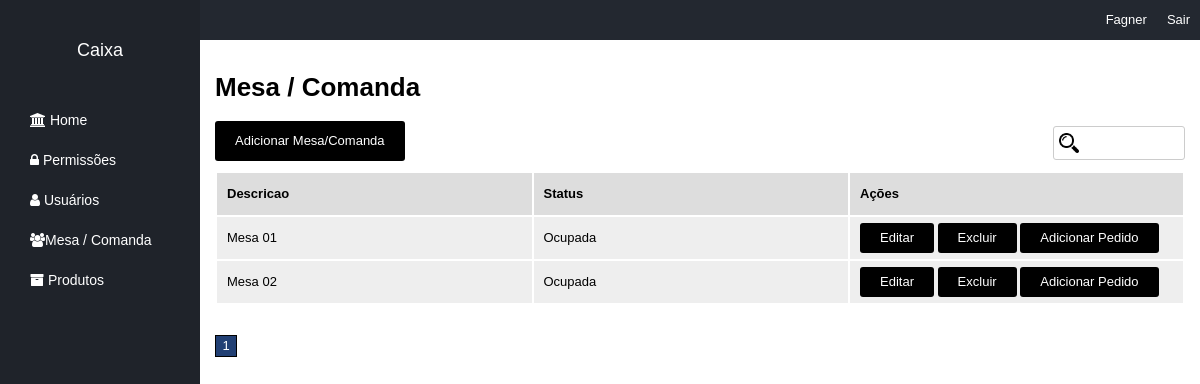
Screenshot of /mesa (signed in) with the database file from the repository.
### tables this page shows
CREATE TABLE `tbmesa` (
  `idtbmesa` int(10) UNSIGNED NOT NULL,
  `idtbsituacaomesa` int(10) UNSIGNED NOT NULL,
  `descricao` varchar(255) DEFAULT NULL
);

CREATE TABLE `tbsituacaomesa` (
  `idtbsituacaomesa` int(10) UNSIGNED NOT NULL,
  `descricao` varchar(255) DEFAULT NULL
);

### core/controller.php (called while the page is built, shortened)
<?php
class controller{
public function loadTemplate($viewName, $viewData = array()){
        include 'views/templates.php';
}
public function loadViewInTemplate($viewName, $viewData = array()){
    extract($viewData);
    include 'views/'.$viewName.'.php';
}
}
?>

### controllers/mesaController.php (called while the page is built, shortened)
<?php
class mesaController extends controller {
    public function index() {
        $data = array();
        $u = new Users();
        $u->setLoggedUser();
        $funcao = new Funcao($u->getFuncao());
        $data['usuarioFuncao'] = $funcao->getDescricao();
        $data['usuarioNome'] = $u->getNome();
            $mesa = new Mesa();
            $data["p"]=1;
             $offset = (10 *($data["p"]-1));
            $data['mesa_list'] = $mesa->getList($offset);
            $data['mesa_count'] = $mesa->getCount();
            $data['m_count']= ceil($data['mesa_count']/5);
            $this->loadTemplate('mesa', $data);
    }
}

### core/core.php (called while the page is built, shortened)
<?php
class Core{
   public function run(){
       $url = explode('index.php', $_SERVER['PHP_SELF']);
       $url = end($url);
       $params = array();
       if(!empty($url)){
          $url = explode('/', $url);
          array_shift($url);
          array_shift($url);
          if(isset($url[0])){
            $currentAction = $url[0];
            array_shift($url);
          }else{
            $currentAction = 'index';
          }
       }else{
           $currentController = 'homeController';
           $currentAction = 'index';
       }
       $c = new $currentController();
       call_user_func_array(array($c, $currentAction), $params);
   }
}

### index.php (called while the page is built, shortened)
<?php
include 'config.php';
$core = new Core();
$core->run();
?>

### core/model.php (called while the page is built, shortened)
<?php
class model {
public function __construct(){
    global $config;
    $this->db = new PDO("mysql:dbname=".$config['dbname'].';host='.$config['host'],$config['dbuser'], $config['dbpass']);
}
}
?>

### config.php (called while the page is built, shortened)
<?php
$config = array();
if(ENVIRONMENT == "development"){
  $config["host"] = "localhost";
  $config["dbname"] = "bdsushi";
  $config["dbuser"]  = "root";
  $config["dbpass"] = "";
}else{
  $config["host"] = "localhost";
  $config["dbname"] = "bdsushi";
  $config["dbuser"]  = "root";
  $config["dbpass"] = "";
}

### models/Mesa.php (called while the page is built, shortened)
<?php
Class Mesa extends model{
     public function getList($offset) {
        $data = array();
        $sql = $this->db->prepare("SELECT tbmesa.idtbmesa idtbmesa, tbmesa.descricao descricao, "
                . "tbsituacaomesa.idtbsituacaomesa idtbsituacaomesa, tbsituacaomesa.descricao AS status "
                . "FROM tbmesa INNER JOIN tbsituacaomesa ON tbsituacaomesa.idtbsituacaomesa = tbmesa.idtbsituacaomesa  LIMIT $offset, 10");
        $sql->execute();
        if ($sql->rowCount() > 0) {
            $data = $sql->fetchAll();
        }
        return $data;
    }
}
?>

### models/Users.php (called while the page is built, shortened)
<?php
class Users extends model {
    private $userInfo;
    public function setLoggedUser() {
        if (isset($_SESSION["ccUser"]) && !empty($_SESSION["ccUser"])) {
            $idtbusuario = $_SESSION["ccUser"];
            $sql = $this->db->prepare("SELECT tbpessoa.nome, tbfuncao.idtbfuncao, tbusuario.idtbusuario FROM tbusuario INNER JOIN tbpessoa ON tbusuario.idtbpessoa = tbpessoa.idtbpessoa INNER JOIN tbfuncao on tbfuncao.idtbpessoa = tbpessoa.idtbpessoa WHERE tbusuario.idtbusuario = :idtbusuario");
            $sql->bindValue(":idtbusuario", $idtbusuario);
            $sql->execute();
            if ($sql->rowCount() > 0) {
                $this->userInfo = $sql->fetch();
            }
        }
    }
    public function getFuncao() {
        if (isset($this->userInfo['idtbfuncao'])) {
            return $this->userInfo['idtbfuncao'];
        } else {
            return 0;
    }}
    public function getNome() {
        if (isset($this->userInfo['nome'])) {
            return $this->userInfo['nome'];
        } else {
            return '';
        }
    }
}
?>

### models/Funcao.php (called while the page is built, shortened)
<?php
class Funcao extends model{
    private $funcaoInfo;
    public function __construct($idtbfuncao){
        $sql = $this->db->prepare("SELECT * FROM tbfuncao WHERE idtbfuncao = :idtbfuncao");
        $sql->bindValue(":idtbfuncao", $idtbfuncao);
        $sql->execute();
        if($sql->rowCount() > 0){
        $this->funcaoInfo  = $sql->fetch();
        }
    }
    public function getDescricao() {
        if(isset($this->funcaoInfo['descricao'])){
            return $this->funcaoInfo['descricao'];
        }else{
            return '';
        }
    }
}

### views/mesa.php (the view, shortened to what this page needs)
<h1>Mesa / Comanda</h1>
    <div class="button"><a href="<?= BASE_URL ?>/mesa/add"> Adicionar Mesa/Comanda</a></div>
    <input type="text" id="busca" data-type="search_mesa"/>
<table border="0" width="100%">
    <thead>
        <tr>
            <th>Descricao</th>
            <th>Status</th>
            <th>Ações</th>
        </tr>
    </thead>
<tbody>
        <?php foreach ($mesa_list as $i) { ?>
            <tr>
                <td width="150"><?= $i['descricao'] ?></td>
                <td width="150"><?= $i['status']?> </td>
                <td width="160px">
                        <div class="button button_small"><a href="<?= BASE_URL ?>/mesa/edit/<?= $i['idtbmesa'] ?>">Editar</a></div>
                        <div class="button button_small"><a href="<?= BASE_URL ?>/mesa/delete/<?= $i['idtbmesa'] ?>" onclick="return confirm('Tem certeza que deseja excluir?')">Excluir</a></div>
                        <div class="button button_small"><a href="<?= BASE_URL ?>/pedido/view/<?= $i['idtbmesa'] ?>">Adicionar Pedido</a></div>
                </td>
            </tr>
        <?php } ?>
    </tbody>
</table>
<div class="pagination">
    <?php for ($i = 1; $i <= $m_count; $i++) { ?>
    <div class="pag_item <?php echo ($i == $p)?'pag_ativo':''; ?>"><a href="<?= BASE_URL ?>/mesa?p=<?php echo $i; ?>"><?php echo $i; ?></a></div>
    <?php } ?>
</div>

### assets/css/templates.css (style rules this page uses)
body { margin: 0; padding: 0; font-size: 13px; font-family: Arial; }
input[type=text], input[type=email], input[type=password], select, textarea { height: 30px; font-size: 13px; outline: 0; padding-left: 5px; padding-right: 5px; width: 100%; margin-top: 5px; }
input[type=submit], button, .button { border: 0px; background-color: #000; color: #fff; height: 40px; line-height: 40px; border-radius: 3px; padding-left: 20px; padding-right: 20px; cursor: pointer; font-size: 13px; display: inline-block; }
.button_small { height: 30px; line-height: 30px; }
.button a { color: #fff; text-decoration: none; }
table { margin-top: 10px; }
table th { background-color: #ddd; height: 40px; line-height: 40px; text-align: left; padding-left: 10px; padding-right: 10px; }
table td { background-color: #eee; height: 40px; line-height: 40px; text-align: left; padding-left: 10px; padding-right: 10px; }
.pagination { margin-top: 30px; margin-bottom: 30px; }
.pag_item { width: 20px; height: 20px; float:left; border: 1px solid #000; margin-right: 3px; text-align: center; line-height: 20px; }
.pag_item a { color: #000; text-decoration: none; }
.pag_ativo { background-color: #224074; }
.pag_ativo a { color: #fff; }
#busca { width: 100px; float: right; background-image: url('../image/lupa.png'); background-repeat: no-repeat; background-size: 20px 20px; background-position:5px; padding-left: 25px; border-radius: 3px; border: 1px solid #ccc; }

### rows the page displays
tbmesa: descricao "Mesa 01", idtbsituacaomesa.descricao "Ocupada"
tbmesa: descricao "Mesa 02", idtbsituacaomesa.descricao "Ocupada"

### other values shown
$viewData['usuarioFuncao'] "Caixa"
$viewData['usuarioNome'] "Fagner"
